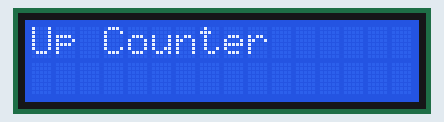
The sketch below on a simulated Arduino Uno, built with avr-gcc and run on an emulated ATmega328P. Parts: 16×2 character LCD.

Above: at 0.1 s.
At 1.1 s:
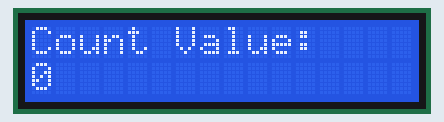
At 10.1 s:
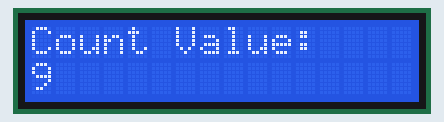
At 19.2 s:
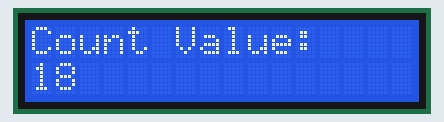
At 28.2 s:
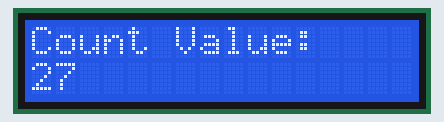
At 38.2 s:
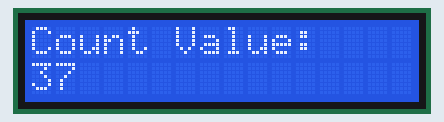

The sketch:

LCD_Counter.ino
```cpp
/*
 * 16x2 LCD (LM016L)        Arduino UNO Pin
 * RS                  ---> Pin 12
 * E (Enable)          ---> Pin 11
 * D4                  ---> Pin 5
 * D5                  ---> Pin 4
 * D6                  ---> Pin 3
 * D7                  ---> Pin 2
 * VSS, RW, VEE        ---> GND
 * VDD                 ---> 5V
 */

#include <LiquidCrystal.h>

LiquidCrystal lcd(12, 11, 5, 4, 3, 2);

int count = 0;

void setup() {
  lcd.begin(16, 2);
  lcd.setCursor(0, 0);
  lcd.print("Up Counter");
  delay(1000);
  lcd.clear();
}

void loop() {
  lcd.setCursor(0, 0);
  lcd.print("Count Value:");

  lcd.setCursor(0, 1);
  lcd.print(count);

  count++;
  delay(1000);
}
```

Measured:
- what the display in image 1 shows lasts 1.0 s, from 1.1 s to 2.1 s
